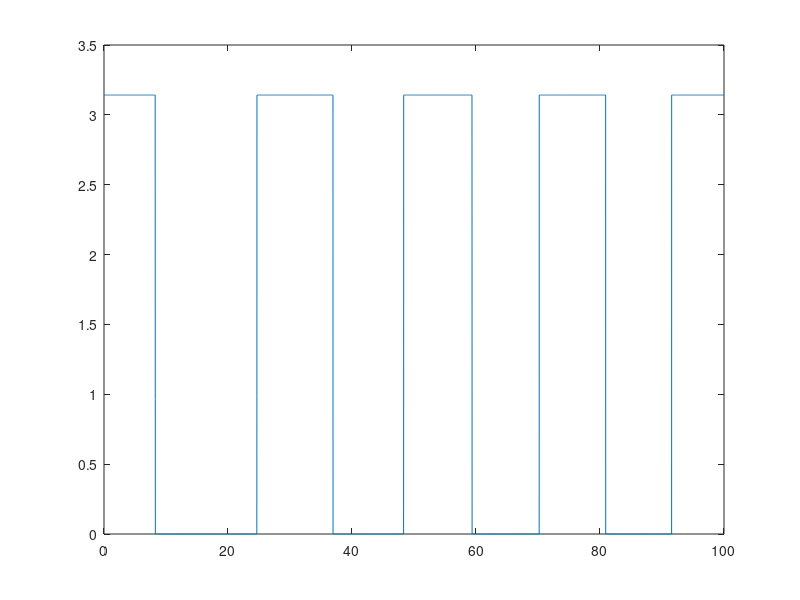

The MATLAB source for this figure: (Note: this script raises an error after producing the figure.)
%srivastavajmps16 Figure 2 method applied to Lead - Silicone
clc;
clear;
w=8*2*pi*10^5;
mu1=1.49*10^10;
mu2=4*10^4;
ro1=11600;
ro2=1300;
h1=0.0013;
h2=0.003;
h=h1+h2;
coef11=(ro1/mu1)*(w^2);
coef12=(ro2/mu2)*(w^2);

limsup=100;
step=0.01;
imK2h=0:step:limsup;
K2=-i*imK2h/h;
k11=sqrt(coef11-(K2.^2));
k12=sqrt(coef12-(K2.^2));
num2=mu2*k12;
num1=mu1*k11;
coefaux1=num2./num1;
coefaux2=num1./num2;
coefaux=coefaux1+coefaux2;


trM1=cos(h2*k12).*cos(h1*k11);
trM2=0.5*coefaux.*sin(h2*k12).*sin(h1*k11);
trM=trM1-trM2;
atrM=acos(trM);
iatrM=imag(acos(trM));
ratrM=real(acos(trM));

l1=plot(imK2h,ratrM);
l1.Color='blue';
hold on
l2=plot(imK2h, iatrM);
l2.Color='green';
legend({'real(K1h)','imag(K1h)'},'Location','southeast')
xlabel('imag(K2h)'); 
ylabel('K1h'); 
headline='f='+string(w/(2*pi*1000))+' kHz';
prompt=text(limsup/10, max(max(ratrM),max(iatrM)), headline);
grid;
